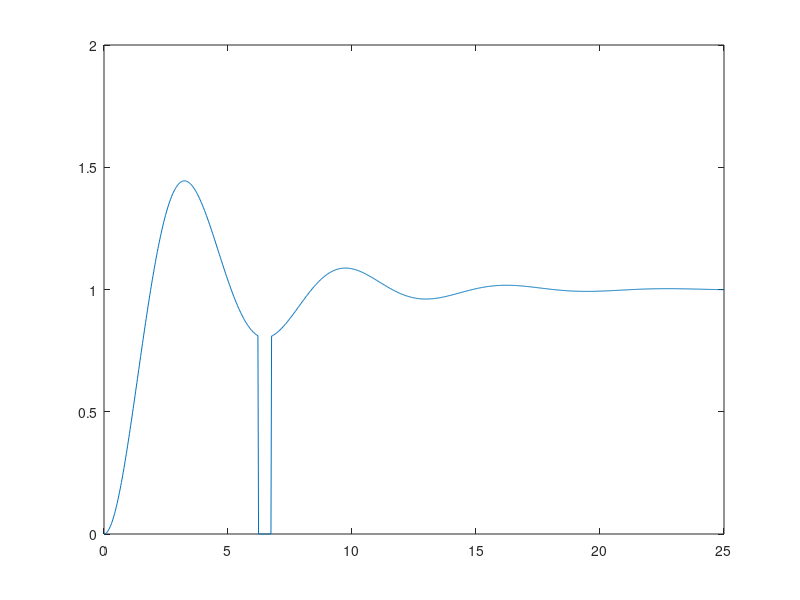

This chart was generated by the following MATLAB code: (Note: this script raises an error after producing the figure.)
clear all;clc;close all
num=1;
den=[1 0.5 1];
h=tf(num,den);
ts=linspace(0,25,1000);
y=step(h,ts);
ys=y;
%ys(100:110)=0;
ys(250:270)=0;
%ys(440:460)=0;
r=find(0 == ys );
if r(1) == 1
  r=r(2:end);  
end
plot(ts,ys);% Real
k=1;
ind(k)=r(k);
for i=2:length(r)-1
    if (r(i+1)-r(i))>1
       k=k+1;
       ind(k)=r(i);
       k=k+1;
       ind(k)=r(i+1);
    elseif i == length(r)-1
        k=k+1;
        ind(k)=r(i+1);
    end
end

for i=2:2:length(ind)
clear yt tt ylog
yt=ys;tt=ts;
yt(ind(i-1):ind(i))=[];
tt(ind(i-1):ind(i))=[];
ylog=log10(yt);
yr=ylog(ind(i-1)-5:ind(i-1)+5);
tt=tt(ind(i-1)-5:ind(i-1)+5);
pr=sum(yr'*tt');
sx=sum(tt);
sy=sum(yr);
sx2=sum(tt.^2);
m1=((size(yr,1)+20)*pr-sx*sy)/((size(yr,1)+20)*sx2-sx^2);
b1=(sy-m1*sx)/((size(yr,1)+20));
r1=10^(m1);
A=10^(b1);
yapx=A*r1.^(ts);
ys(ind(i-1):ind(i))=yapx(ind(i-1):ind(i));
end
hold on 
plot(ts,ys,'R') % Aproximada
hold off
figure
plot(ts,ys)
figure